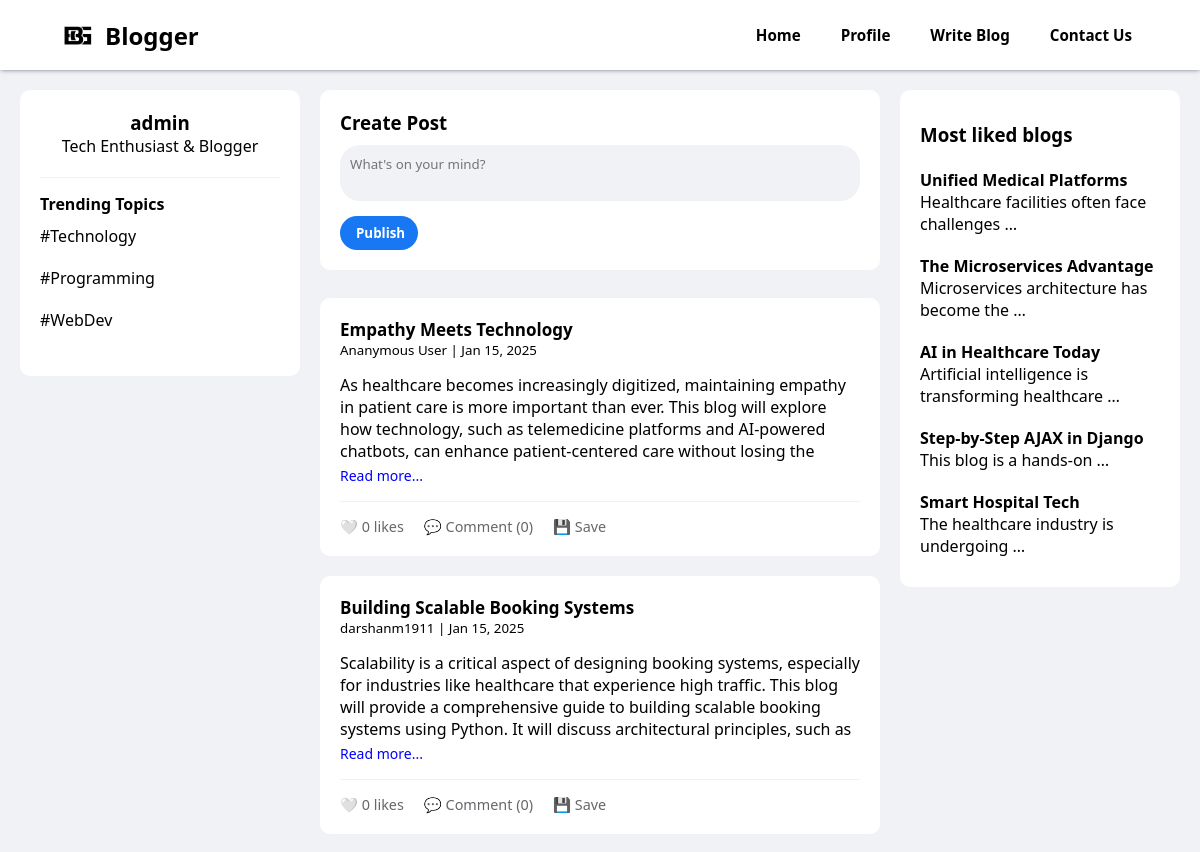
Page /index/ (signed in, upper part) on the earlier database version.
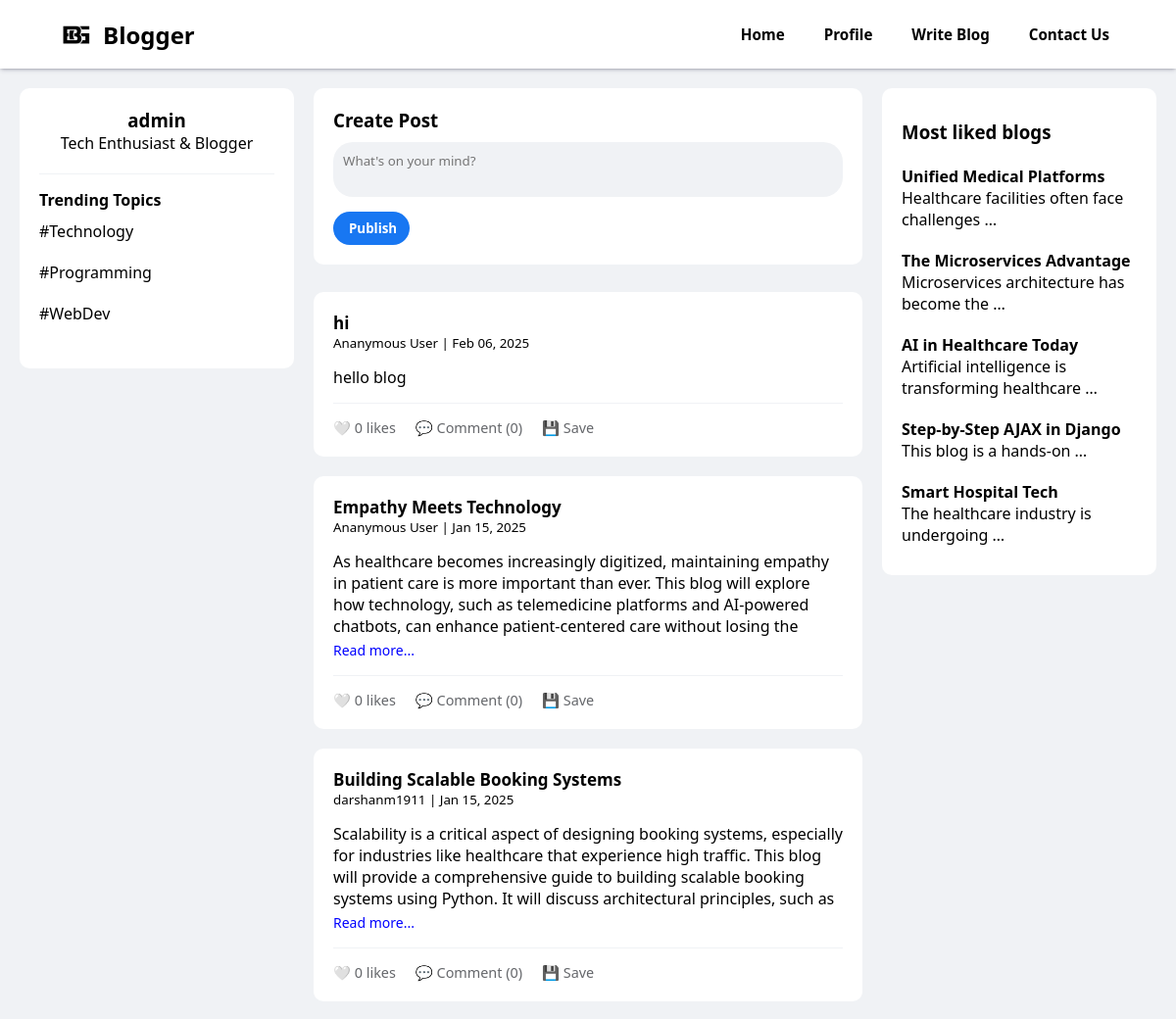
Same page on the later database version.
### home/models.py (models this page shows, shortened)
class Blogs(models.Model):
    user_name=models.CharField(max_length=100)
    title=models.CharField(max_length=100,default='Blog')
    content =models.TextField(max_length=10000)
    date =models.DateField()
    ananymous=models.BooleanField(default=False)
    likes=models.IntegerField(default=0)

### home/views.py (the view)
# urls.py: path("index/",views.index,name="Home"),
def index(request):
    if isinstance(request.user, AnonymousUser):
        return redirect(login_user)
    if request.method=="POST":
        user_name =request.user
        content =request.POST.get('content')
        blog=Blogs(user_name=user_name,content=content,date=datetime.today())
        blog.save()
        messages.success(request, "Posted Successfully!")
    data=Blogs.objects.exclude(user_name=request.user).values().order_by('-id')
    serializer=BlogSerializer(data,many=True)
    d=serializer.data
    details=Details.objects.filter(user_name=request.user).first()
    saved_blogs = details.saved if details else []
    for blog in d:
        if Likes.objects.filter(blog_id=blog['id'], user_name=request.user).exists():
            blog['liked'] = True
        blog['date'] = datetime.strptime(blog['date'], '%Y-%m-%d').strftime('%b %d, %Y')
        blog['comments'] = Comments.objects.filter(blog_id=blog['id']).order_by('-id')
        blog['no_of_comments'] = len(blog['comments'])
        blog['save']=False
        if blog['id'] in saved_blogs:
            blog['save'] = True
    trending = Blogs.objects.exclude(user_name=request.user).order_by('-likes')[:5]
    return render(request,'index.html',{'blogs': d,'trending': trending})

### templates/index.html (shortened to what this page needs)
{% extends "base.html" %} {% block css %}
<link rel="stylesheet" href="\static\index.css" />
{% endblock css %}
{% block body %}
<body>
  <div class="main-container">
    <aside class="sidebar">
      <div class="profile-card">
        <h3>{{request.user.get_full_name}}</h3>
        <p>Tech Enthusiast & Blogger</p>
      </div>
      <div class="trending">
        <h4>Trending Topics</h4>
        <div class="trending-item">
          <span>#Technology</span>
        </div>
        <div class="trending-item">
          <span>#Programming</span>
        </div>
        <div class="trending-item">
          <span>#WebDev</span>
        </div>
      </div>
    </aside>
    <main class="feed">
      <div class="create-post">
        <h3>Create Post</h3>
        <form action="" method="POST">
          <textarea name="content" class="post-input" placeholder="What's on your mind?"></textarea>
          <button type="submit" class="btn btn-primary" style="margin-top: 10px;">Publish</button>
        </form>
      </div>
      {% for blog in blogs %}
      <div class="post-card">
        <div class="post-header">
          <div class="post-meta">
            <strong style="font-size: 17px;">{{ blog.title }}</strong>
            <small>
              {% if blog.ananymous %}
              <span class="span">Ananymous User
              </span>
              {% else %}
              <span class="span">{{blog.user_name}}
              </span>
              {% endif %}
              | {{ blog.date }}</small>
          </div>
        </div>
        {% if blog.content|length > 320 %}
        <p class="blog-para blog-para{{blog.id}}">{{ blog.content|linebreaksbr }}</p>
        <a class="readmore" onclick="readmore('{{blog.id}}')">Read more...</a>
        {% else %}
        <p class="blog-para blog-para{{blog.id}}" style="text-align: justify; height:auto">{{blog.content|linebreaksbr}}
        </p>
        {% endif %}
        <div class="post-actions">
          <button id="likes{{blog.id}}" class="action-btn" onclick="blogLike('{{ blog.id }}')">
            {% if blog.liked %}
            ❤️
            {% else %}
            🤍
            {% endif %}
            {{blog.likes}} likes
          </button>
          <button id="n-comments{{blog.id}}" class="action-btn comment-toggle">💬 Comment
            ({{blog.no_of_comments}})</button>
          {% if blog.save == True %}
          <button id="save{{blog.id}}" onclick="saveblog('{{blog.id}}')" class="action-btn" style="color: #0de300;">💾 Saved</button>
          {% else %}
          <button id="save{{blog.id}}" onclick="saveblog('{{blog.id}}')" class="action-btn">💾 Save</button>
          {% endif %}
        </div>
      </div>
      {% endfor %}
    </main>
    <aside class="sidebar">
      <h3 style="margin: 12px 0;">Most liked blogs</h3>
      {% for trend in trending %}
      <div onclick="showBlog('{{trend.id}}')" class="trending-item">
        <div>
          <strong>{{trend.title}}</strong>
          <p>{{ trend.content|truncatewords:5 }}</p>
        </div>
      </div>
      {% endfor %}
    </aside>
  </div>
</body>
{% endblock body %}

Differences in the rows shown:
added Blogs: title "hi", shows "Ananymous User", date "Feb 06, 2025", content "hello blog", likes "0", no_of_comments "0", shown under "Create Post"
